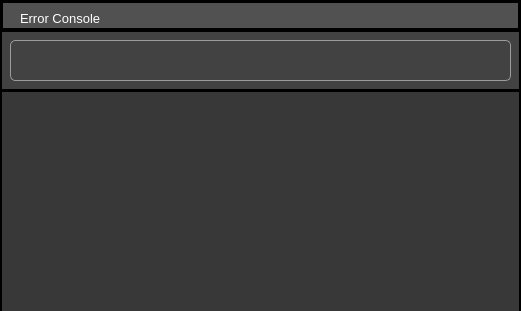
     <widget class="QFrame" name="frame_11">
      <property name="geometry">
       <rect>
        <x>570</x>
        <y>680</y>
        <width>521</width>
        <height>311</height>
       </rect>
      </property>
      <property name="styleSheet">
       <string notr="true">border:0px;</string>
      </property>
      <property name="frameShape">
       <enum>QFrame::StyledPanel</enum>
      </property>
      <property name="frameShadow">
       <enum>QFrame::Raised</enum>
      </property>
      <widget class="QFrame" name="frame_12">
       <property name="geometry">
        <rect>
         <x>0</x>
         <y>0</y>
         <width>521</width>
         <height>31</height>
        </rect>
       </property>
       <property name="styleSheet">
        <string notr="true">border: 3px solid rgb(0,0,0);

background-color: rgb(81, 81, 81);</string>
       </property>
       <property name="frameShape">
        <enum>QFrame::StyledPanel</enum>
       </property>
       <property name="frameShadow">
        <enum>QFrame::Raised</enum>
       </property>
       <widget class="QLabel" name="label_20">
        <property name="geometry">
         <rect>
          <x>20</x>
          <y>10</y>
          <width>81</width>
          <height>16</height>
         </rect>
        </property>
        <property name="font">
         <font>
          <family>Arial</family>
          <pointsize>10</pointsize>
          <weight>50</weight>
          <bold>false</bold>
         </font>
        </property>
        <property name="styleSheet">
         <string notr="true">border:0px;
color: rgb(255, 255,255);
background-color: rgb(255, 255);</string>
        </property>
        <property name="text">
         <string>Error Console</string>
        </property>
       </widget>
      </widget>
      <widget class="QFrame" name="frame_15">
       <property name="geometry">
        <rect>
         <x>0</x>
         <y>90</y>
         <width>521</width>
         <height>301</height>
        </rect>
       </property>
       <property name="styleSheet">
        <string notr="true">border: 2px solid rgb(0,0,0);
background-color: rgb(56, 56, 56);</string>
       </property>
       <property name="frameShape">
        <enum>QFrame::StyledPanel</enum>
       </property>
       <property name="frameShadow">
        <enum>QFrame::Raised</enum>
       </property>
      </widget>
      <widget class="QFrame" name="frame_16">
       <property name="geometry">
        <rect>
         <x>0</x>
         <y>30</y>
         <width>521</width>
         <height>61</height>
        </rect>
       </property>
       <property name="styleSheet">
        <string notr="true">border: 2px solid rgb(0,0,0);
background-color: rgb(66, 66, 66);</string>
       </property>
       <property name="frameShape">
        <enum>QFrame::StyledPanel</enum>
       </property>
       <property name="frameShadow">
        <enum>QFrame::Raised</enum>
       </property>
       <widget class="QLineEdit" name="lineEdit_2">
        <property name="geometry">
         <rect>
          <x>10</x>
          <y>10</y>
          <width>501</width>
          <height>41</height>
         </rect>
        </property>
        <property name="styleSheet">
         <string notr="true">border:1px solid rgb(155,155,155);
border-radius:5px;</string>
        </property>
       </widget>
      </widget>
     </widget>
